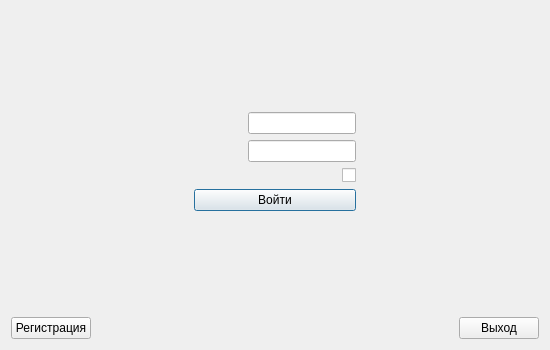
<?xml version="1.0" encoding="UTF-8"?>
<ui version="4.0">
 <class>MainWindow</class>
 <widget class="QMainWindow" name="MainWindow">
  <property name="geometry">
   <rect>
    <x>0</x>
    <y>0</y>
    <width>550</width>
    <height>350</height>
   </rect>
  </property>
  <property name="windowTitle">
   <string>MainWindow</string>
  </property>
  <widget class="QWidget" name="centralWidget">
   <layout class="QGridLayout" name="gridLayout_2">
    <item row="2" column="1">
     <spacer name="verticalSpacer">
      <property name="orientation">
       <enum>Qt::Vertical</enum>
      </property>
      <property name="sizeHint" stdset="0">
       <size>
        <width>20</width>
        <height>40</height>
       </size>
      </property>
     </spacer>
    </item>
    <item row="1" column="1">
     <layout class="QGridLayout" name="gridLayout">
      <item row="4" column="1">
       <widget class="QPushButton" name="okButton">
        <property name="text">
         <string>Войти</string>
        </property>
        <property name="autoDefault">
         <bool>false</bool>
        </property>
        <property name="default">
         <bool>true</bool>
        </property>
       </widget>
      </item>
      <item row="4" column="0">
       <spacer name="horizontalSpacer_9">
        <property name="orientation">
         <enum>Qt::Horizontal</enum>
        </property>
        <property name="sizeHint" stdset="0">
         <size>
          <width>40</width>
          <height>20</height>
         </size>
        </property>
       </spacer>
      </item>
      <item row="2" column="1">
       <layout class="QHBoxLayout" name="horizontalLayout_3">
        <item>
         <spacer name="horizontalSpacer_5">
          <property name="orientation">
           <enum>Qt::Horizontal</enum>
          </property>
          <property name="sizeHint" stdset="0">
           <size>
            <width>40</width>
            <height>20</height>
           </size>
          </property>
         </spacer>
        </item>
        <item>
         <widget class="QLabel" name="labelPass">
          <property name="font">
           <font>
            <pointsize>10</pointsize>
            <weight>75</weight>
            <bold>true</bold>
           </font>
          </property>
          <property name="text">
           <string/>
          </property>
         </widget>
        </item>
        <item>
         <widget class="QLineEdit" name="linePass">
          <property name="echoMode">
           <enum>QLineEdit::Password</enum>
          </property>
         </widget>
        </item>
       </layout>
      </item>
      <item row="0" column="1">
       <layout class="QHBoxLayout" name="horizontalLayout_2">
        <item>
         <spacer name="horizontalSpacer_4">
          <property name="orientation">
           <enum>Qt::Horizontal</enum>
          </property>
          <property name="sizeHint" stdset="0">
           <size>
            <width>40</width>
            <height>20</height>
           </size>
          </property>
         </spacer>
        </item>
        <item>
         <widget class="QLabel" name="labelLogin">
          <property name="font">
           <font>
            <pointsize>10</pointsize>
            <weight>75</weight>
            <bold>true</bold>
           </font>
          </property>
          <property name="text">
           <string/>
          </property>
         </widget>
        </item>
        <item>
         <widget class="QLineEdit" name="lineLogin"/>
        </item>
       </layout>
      </item>
      <item row="4" column="2">
       <spacer name="horizontalSpacer_8">
        <property name="orientation">
         <enum>Qt::Horizontal</enum>
        </property>
        <property name="sizeHint" stdset="0">
         <size>
          <width>40</width>
          <height>20</height>
         </size>
        </property>
       </spacer>
      </item>
      <item row="3" column="1">
       <widget class="QCheckBox" name="checkBoxPass">
        <property name="contextMenuPolicy">
         <enum>Qt::DefaultContextMenu</enum>
        </property>
        <property name="layoutDirection">
         <enum>Qt::RightToLeft</enum>
        </property>
        <property name="text">
         <string/>
        </property>
       </widget>
      </item>
     </layout>
    </item>
    <item row="0" column="1">
     <spacer name="verticalSpacer_2">
      <property name="orientation">
       <enum>Qt::Vertical</enum>
      </property>
      <property name="sizeHint" stdset="0">
       <size>
        <width>20</width>
        <height>40</height>
       </size>
      </property>
     </spacer>
    </item>
    <item row="3" column="0">
     <widget class="QPushButton" name="RegistraionButton">
      <property name="text">
       <string>Регистрация</string>
      </property>
     </widget>
    </item>
    <item row="3" column="3">
     <widget class="QPushButton" name="quitButton">
      <property name="text">
       <string>Выход</string>
      </property>
     </widget>
    </item>
   </layout>
  </widget>
 </widget>
 <layoutdefault spacing="6" margin="11"/>
 <tabstops>
  <tabstop>lineLogin</tabstop>
  <tabstop>linePass</tabstop>
  <tabstop>okButton</tabstop>
  <tabstop>checkBoxPass</tabstop>
 </tabstops>
 <resources/>
 <connections/>
</ui>
